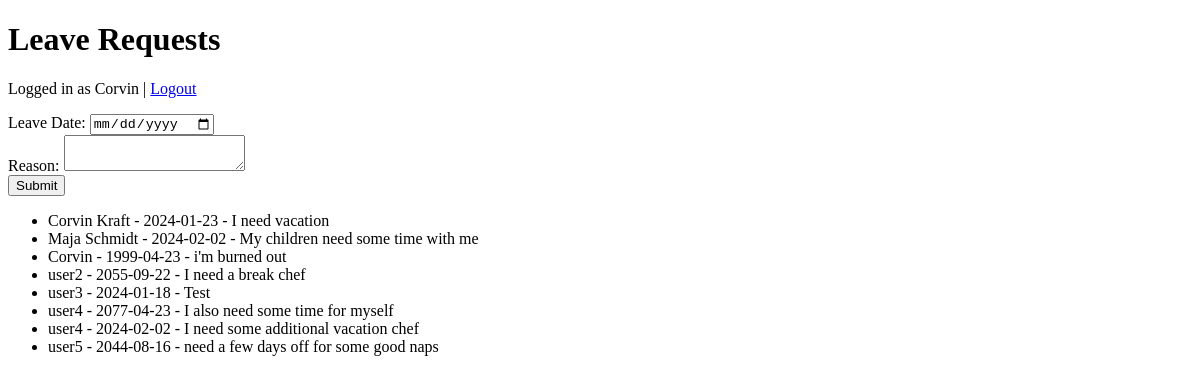
Page / (signed in) on the earlier database version.
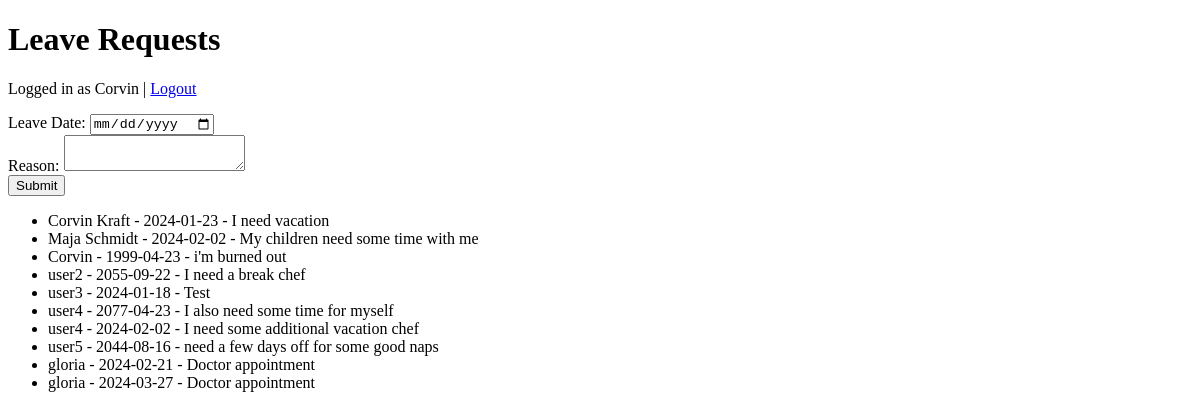
Same page on the later database version.
### models.py (models this page shows, shortened)
class User(UserMixin, db.Model):
    id = db.Column(db.Integer, primary_key=True)
    username = db.Column(db.String(100), unique=True)
    password_hash = db.Column(db.String(100))

class LeaveRequest(db.Model):
    id = db.Column(db.Integer, primary_key=True)
    username = db.Column(db.String(80), nullable=False)
    leave_date = db.Column(db.Date, nullable=False)
    reason = db.Column(db.String(200))

### app.py (the view)
@app.route('/')
@login_required
def index():
    leave_requests = LeaveRequest.query.all()
    return render_template('index.html', leave_requests=leave_requests)

### app.py (called while the page is built)
@login_manager.user_loader
def load_user(user_id):
    return User.query.get(int(user_id))

### templates/index.html (shortened to what this page needs)
<!DOCTYPE html>
<html lang="en">
<head>
</head>
<body>
    <h1>Leave Requests</h1>
    <p>Logged in as {{ current_user.username }} | <a href="{{ url_for('logout') }}">Logout</a></p>
    <form action="/request_leave" method="post">
        Leave Date: <input type="date" name="leave_date"><br>
        Reason: <textarea name="reason"></textarea><br>
        <input type="submit" value="Submit">
    </form>
    <ul>
        {% for request in leave_requests %}
        <li>{{ request.username }} - {{ request.leave_date }} - {{ request.reason }}</li>
        {% endfor %}
    </ul>
</body>
</html>

Differences in the rows shown:
added LeaveRequest: username "gloria", leave_date "2024-02-21", reason "Doctor appointment"
added LeaveRequest: username "gloria", leave_date "2024-03-27", reason "Doctor appointment"
